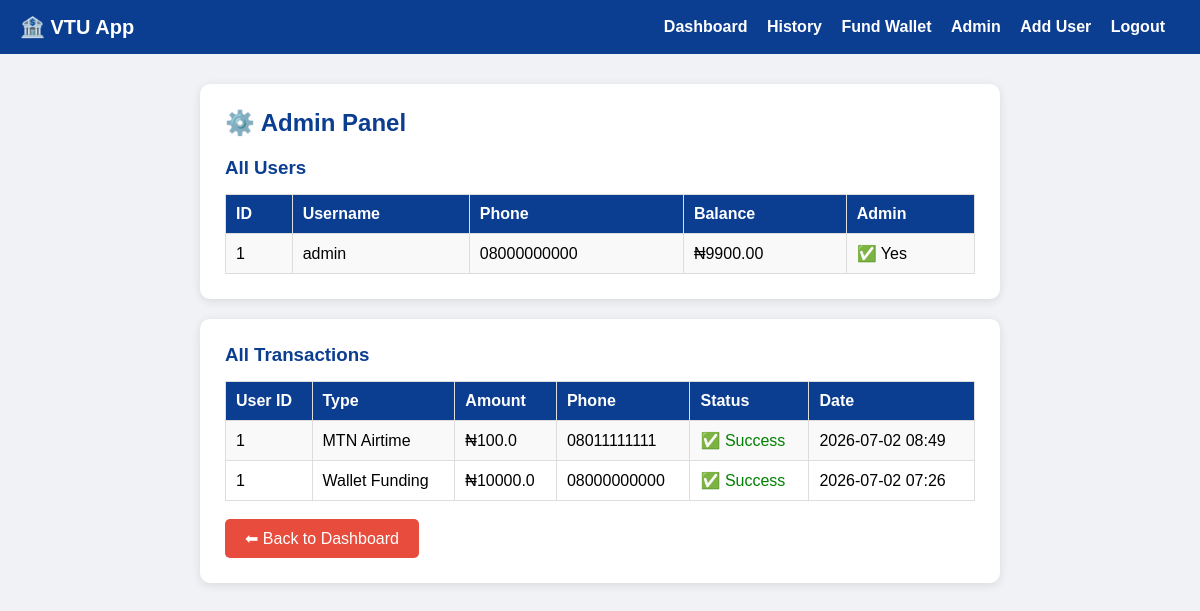
The page /admin (signed in) on the database its author committed.
### app.py (models this page shows)
class User(db.Model):
    id = db.Column(db.Integer, primary_key=True)
    username = db.Column(db.String(80), unique=True, nullable=False)
    password = db.Column(db.String(120), nullable=False)
    balance = db.Column(db.Float, default=0.0)
    phone = db.Column(db.String(20))
    email = db.Column(db.String(120))
    is_admin = db.Column(db.Boolean, default=False)

class Transaction(db.Model):
    id = db.Column(db.Integer, primary_key=True)
    user_id = db.Column(db.Integer, db.ForeignKey('user.id'))
    type = db.Column(db.String(50))
    amount = db.Column(db.Float)
    phone = db.Column(db.String(20))
    status = db.Column(db.String(20), default='Success')
    date = db.Column(db.DateTime, default=datetime.utcnow)

### app.py (the view)
@app.route('/admin')
@login_required
def admin():
    users = User.query.all()
    transactions = Transaction.query.order_by(
        Transaction.date.desc()
    ).all()
    return render_template('admin.html',
                         users=users,
                         transactions=transactions)

### app.py (called while the page is built)
def login_required(f):
    @wraps(f)
    def decorated_function(*args, **kwargs):
        if 'user_id' not in session:
            return redirect(url_for('login'))
        return f(*args, **kwargs)
    return decorated_function

### templates/admin.html
{% extends "base.html" %}
{% block content %}
<div class="card">
    <h2>⚙️ Admin Panel</h2>
    <h3 style="color:#0b3d91; margin-bottom:15px;">
        All Users
    </h3>
    <table>
        <tr>
            <th>ID</th>
            <th>Username</th>
            <th>Phone</th>
            <th>Balance</th>
            <th>Admin</th>
        </tr>
        {% for user in users %}
        <tr>
            <td>{{ user.id }}</td>
            <td>{{ user.username }}</td>
            <td>{{ user.phone }}</td>
            <td>₦{{ "%.2f"|format(user.balance) }}</td>
            <td>
                {% if user.is_admin %}
                    ✅ Yes
                {% else %}
                    ❌ No
                {% endif %}
            </td>
        </tr>
        {% endfor %}
    </table>
</div>
<div class="card">
    <h3 style="color:#0b3d91; margin-bottom:15px;">
        All Transactions
    </h3>
    <table>
        <tr>
            <th>User ID</th>
            <th>Type</th>
            <th>Amount</th>
            <th>Phone</th>
            <th>Status</th>
            <th>Date</th>
        </tr>
        {% for t in transactions %}
        <tr>
            <td>{{ t.user_id }}</td>
            <td>{{ t.type }}</td>
            <td>₦{{ t.amount }}</td>
            <td>{{ t.phone }}</td>
            <td>
                {% if t.status == 'Success' %}
                    <span style="color:green;">
                        ✅ {{ t.status }}
                    </span>
                {% else %}
                    <span style="color:red;">
                        ❌ {{ t.status }}
                    </span>
                {% endif %}
            </td>
            <td>{{ t.date.strftime('%Y-%m-%d %H:%M') }}</td>
        </tr>
        {% endfor %}
    </table>
    <br>
    <a href="/dashboard" class="btn btn-red">
        ⬅ Back to Dashboard
    </a>
</div>
{% endblock %}

### templates/base.html (style rules this page uses)
* { margin: 0; padding: 0; box-sizing: border-box; }
body { font-family: Arial, sans-serif; background: #f0f2f5; }
.card { background: white; padding: 25px; border-radius: 10px; box-shadow: 0 2px 10px rgba(0,0,0,0.1); margin-bottom: 20px; }
h2 { color: #0b3d91; margin-bottom: 20px; }
.btn { padding: 10px 20px; background: #0b3d91; color: white; border: none; border-radius: 5px; cursor: pointer; text-decoration: none; display: inline-block; }
.btn-red { background: #e74c3c; }
table { width: 100%; border-collapse: collapse; }
th, td { padding: 10px; border: 1px solid #ddd; text-align: left; }
th { background: #0b3d91; color: white; }
tr:nth-child(even) { background: #f9f9f9; }

### rows shown on the page
User: id "1", username "admin", phone "08000000000", balance "9900.00", is_admin "✅ Yes"
Transaction: user_id "1", type "MTN Airtime", amount "100.0", phone "08011111111", status "Success", date "2026-07-02 08:49"
Transaction: user_id "1", type "Wallet Funding", amount "10000.0", phone "08000000000", status "Success", date "2026-07-02 07:26"
